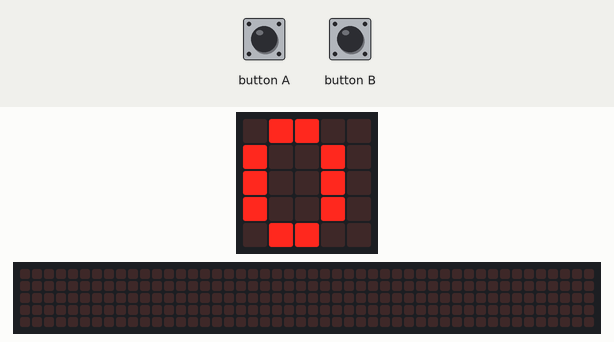
Recording of a program running on a simulated BBC micro:bit (MakeCode). Parts: the board's 5×5 LED display, a strip that is not on the board, showing the scrolling text unrolled. The inputs (shaded band) are chosen by the test bench. The 48×5 strip is a reading aid, not a part: it shows the text the display is scrolling, unrolled, one strip-width of it at a time.

Above: at 1.2 s.
1.3 s: button A pressed for 0.95 s
At 2.41 s:
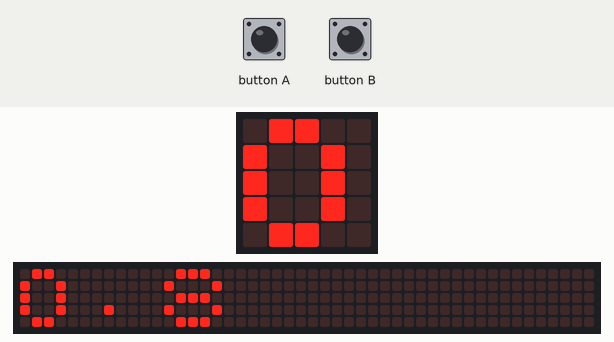
4.2 s: button A pressed for 3.2 s
At 6.9 s:
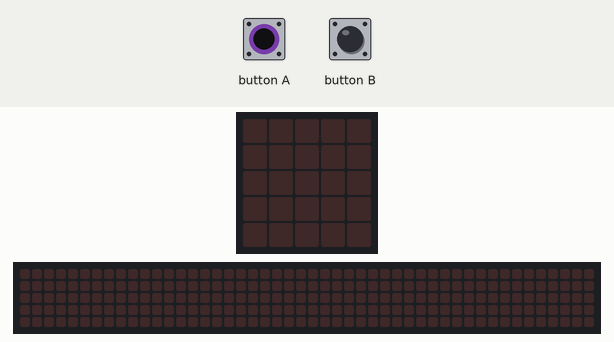
At 7.61 s:
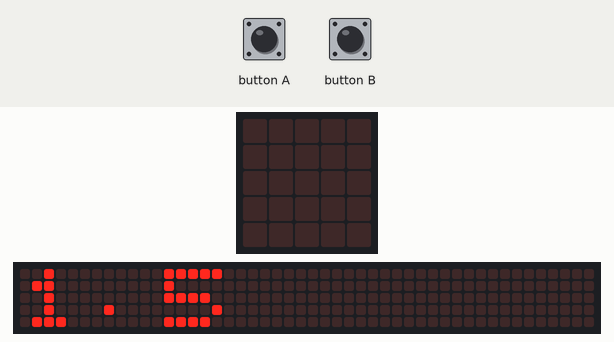
Timing chart, 0 to 9.1 s (numbered marks = the images above; inputs shaded):
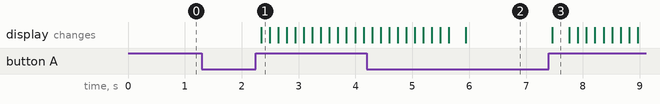

The program:

main.ts
```typescript
let tps_chrono = 0
function Chronometre () {
    tps_chrono = 0
    while (input.buttonIsPressed(Button.A)) {
        basic.pause(100)
        tps_chrono += 0.1
    }
    basic.showNumber(tps_chrono)
    if (input.buttonIsPressed(Button.B)) {
        tps_chrono = 0
    }
}
basic.forever(function () {
    Chronometre()
})
```

test.ts
```typescript
// les tests vont ici ; cela ne sera pas compilé si ce paquet est utilisé en tant qu'extension.
```

Measured:
- after the input at 1.3 s, the display: changes after 1.0 s (image 1)
